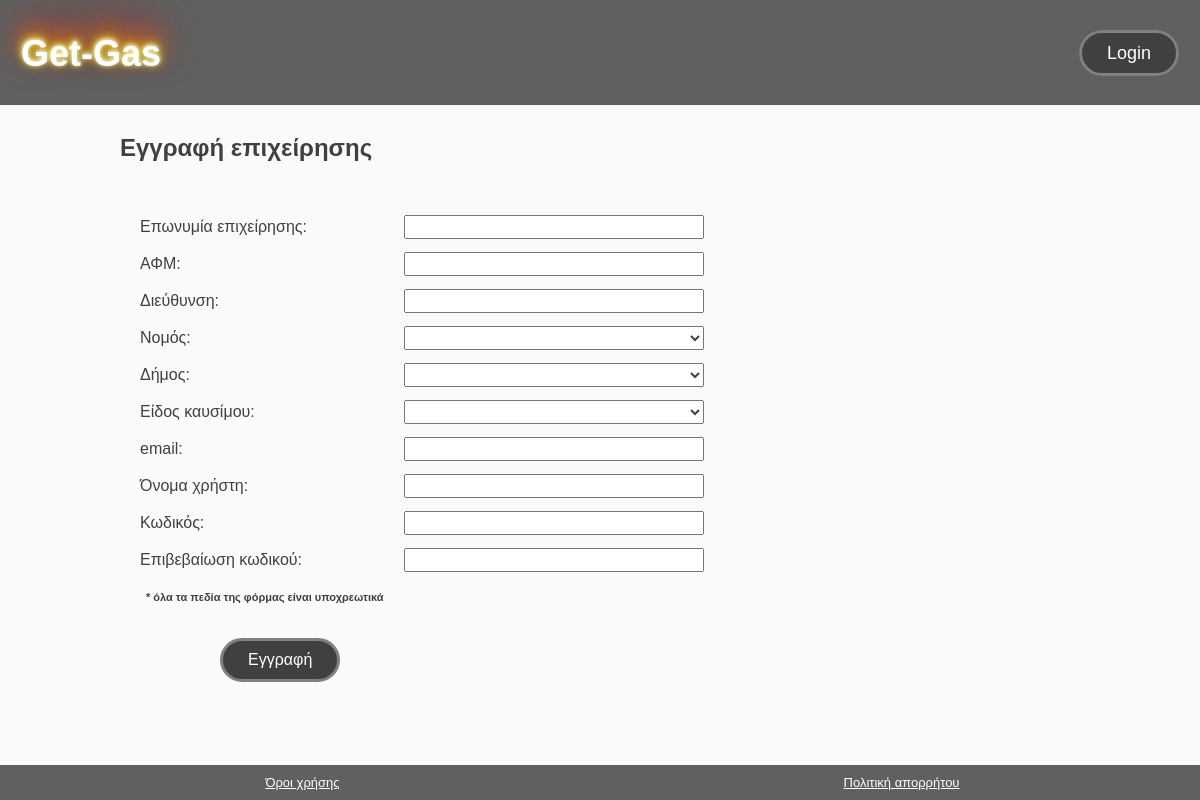
The app's page /register, older data.
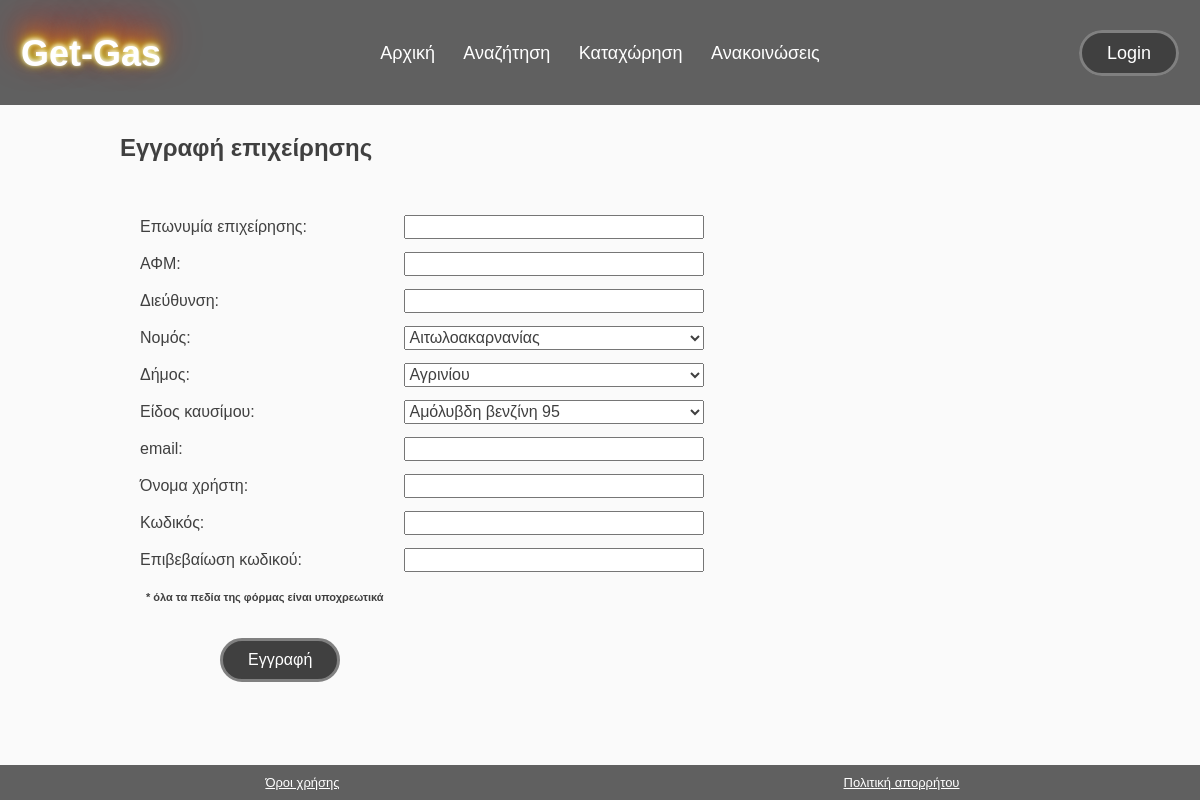
The same page, newer data.
### tables this page shows
CREATE TABLE IF NOT EXISTS `menu` (
  `id_menu` int NOT NULL AUTO_INCREMENT,
  `title_menu` varchar(255) NOT NULL,
  `controller_menu` varchar(255) NOT NULL,
  `menu_access` int NOT NULL,
  PRIMARY KEY (`id_menu`)
);

### app/Core/App.php (called while the page is built, shortened)
<?php
    class App{
        private $method = 'index';
        public function __construct()
        {
            $url = $this->splitURL();
            $filename = "../app/Controllers/" . ucfirst($url[0]) . ".php";
            if (file_exists($filename)){
                unset($url[0]);
            }else {
                $this->controller = "_404";
                require "../app/Controllers/_404.php";
            }
            $controller = new $this->controller;
            call_user_func_array([$controller, $this->method], [$url]);
        }
        private function splitURL() {
            if (empty($_GET['url'])) {
                redirect('home');
            }else {
                $url = $_GET['url'];
                return (explode('/', filter_var(trim($url, "/"), FILTER_SANITIZE_URL)));
            }
        }
    }

### public/index.php (called while the page is built, shortened)
<?php
    $app = new App;

### app/Core/Database.php (called while the page is built, shortened)
<?php
    trait Database {
        private $pdo;
        private function connect() {
            if (!$this->pdo) {
                try {
                    $string = "mysql:host=" . DB_HOST . ";dbname=" . DB_NAME;
                    $this->pdo = new PDO($string, DB_USER, DB_PASS);
                    $this->pdo->setAttribute(PDO::ATTR_ERRMODE, PDO::ERRMODE_EXCEPTION);
                } catch (PDOException $e) {
                    throw new Exception("Database connection failed: " . $e->getMessage());
                }
            }
            return $this->pdo;
        }
        public function query($query, $query_data = []) {
            $start_time = microtime(true);
            $con = $this->connect();
            try {
                $stm = $con->prepare($query);
                $check = $stm->execute($query_data);
                $result = $stm->fetchAll(PDO::FETCH_OBJ);
                return $result;
            } catch (PDOException $e) {
                throw new Exception("Query execution failed: " . $e->getMessage());
            } finally {
                $end_time = microtime(true);
                $execution_time = ($end_time - $start_time) * 1000;
                $log_message = $query . " [" . number_format($execution_time, 2) . " ms]";
                error_log($log_message);
            }
        }
    }

### app/Core/Model.php (called while the page is built, shortened)
<?php
    trait Model{
        public function find_all_data_from_db() {
            $query = "SELECT * FROM $this->db_table ORDER BY $this->order_col $this->order_type limit $this->limit offset $this->offset";
            return $this->query($query);
        }
    }

### app/Core/functions.php (called while the page is built, shortened)
<?php
    function check_if_current_page($m) {
        $current_page = basename($_SERVER['REQUEST_URI']);
        return false;
    }

### app/Views/register.view.php (the view, shortened to what the changed rows need)
<section id="signup-form" class="last-section-before-footer">
    <div class="container">
        <h1>Εγγραφή επιχείρησης</h1>
        <form accept-charset="UTF-8" id="register_form" action="" autocomplete="on" method="POST">
            <div>
                <label for="name">Επωνυμία επιχείρησης:</label>
                <input type="text" name="eponimia_user" required />
            </div>
            <div>
                <label for="afm">ΑΦΜ:</label>
                <input type="number" name="afm_user" id="afm" required />
            </div>
            <div>
                <label for="address">Διεύθυνση:</label>
                <input type="text" name="address_user" required />
            </div>
            <div>
                <label for="signup-location-dropdown">Νομός:</label>
                <select name="nomos_user" class="signup-dropdown">
					<?php for ($i=0; $i<count($data['nomoi']); $i++) : ?>
						<option value="<?=$data['nomoi'][$i]->onomasia_nomou?>"><?=$data['nomoi'][$i]->onomasia_nomou?></option>
					<?php endfor;?>
                </select>
            </div>
            <div>
                <label for="signup-municipality-dropdown">Δήμος:</label>
                <select name="dimos_user" class="signup-dropdown">
					<?php for ($i=0; $i<count($data['dimos']); $i++) : ?>
						<option value="<?=$data['dimos'][$i]->id_kentrou?>"><?=$data['dimos'][$i]->name_dimos?></option>
					<?php endfor;?>
                </select>
            </div>
            <div>
                <label for="signup-fuel-type-dropdown">Είδος καυσίμου:</label>
                <select name="eidos_kausimou" class="signup-dropdown">
					<?php for ($i=0; $i<count($data['kausima']); $i++) : ?>
						<option value="<?=$data['kausima'][$i]->id_kausimou?>"><?=$data['kausima'][$i]->tipos_kausimou?></option>
					<?php endfor;?>
                </select>
            </div>
            <div>
                <label for="email">email:</label>
                <input type="email" name="email_user" required />
            </div>
            <div>
                <label for="username">Όνομα χρήστη:</label>
                <input type="text" name="username_user" required />
            </div>
            <div>
                <label for="password">Κωδικός:</label>
                <input type="password" id="password" name="password_user" required />
            </div>
            <div>
                <label for="confirm-password">Επιβεβαίωση κωδικού:</label>
                <input type="password" id="passwordconfirm" name="confirm-password" required />
            </div>
            <div>
                <p id="note">* όλα τα πεδία της φόρμας είναι υποχρεωτικά</p>
            </div>
            <button type="submit" value="Submit" class="button">Εγγραφή</button>
        </form>
    </div>
</section>

### app/Views/includes/header.php (shortened to what the changed rows need)
<!DOCTYPE html>
<html>
	<head>
		<link rel="stylesheet" type="text/css" href="<?=ROOT?>/assets/css/style.css">
	</head>
	<body>
		<header id="main-header">
			<table id="logo-nav-login">
				<tbody>
					<tr>
						<td>
							<h1 id="branding"><a href="<?=URL?>home">Get-Gas</a></h1>
						</td>
						<td>
							<nav>
								<ul>
									<?php
										for ($i=0; $i<count($data['menu-items']); $i++) {
											if (check_if_current_page($data['menu-items'][$i]->controller_menu)) : ?>
												<li class="current"><a href="<?=URL?><?=$data['menu-items'][$i]->controller_menu?>"><?=$data['menu-items'][$i]->title_menu?></a></li>
											<?php else :?>
												<li><a href="<?=URL?><?=$data['menu-items'][$i]->controller_menu?>"><?=$data['menu-items'][$i]->title_menu?></a></li>
											<?php endif;?>
										<?php
										}
									?>
								</ul>
							</nav>
						</td>
					</tr>
				</tbody>
			</table>
		</header>

Row changes from the older to the newer data that the page shows:
added menu: title_menu "Αρχική"
added menu: title_menu "Αναζήτηση"
added menu: title_menu "Καταχώρηση"
added menu: title_menu "Ανακοινώσεις"
Text that changed along with them:
form field nomos_user: (not shown) → "Αιτωλοακαρνανίας"
form field dimos_user: (not shown) → "Αγρινίου"
form field eidos_kausimou: (not shown) → "Αμόλυβδη βενζίνη 95"
